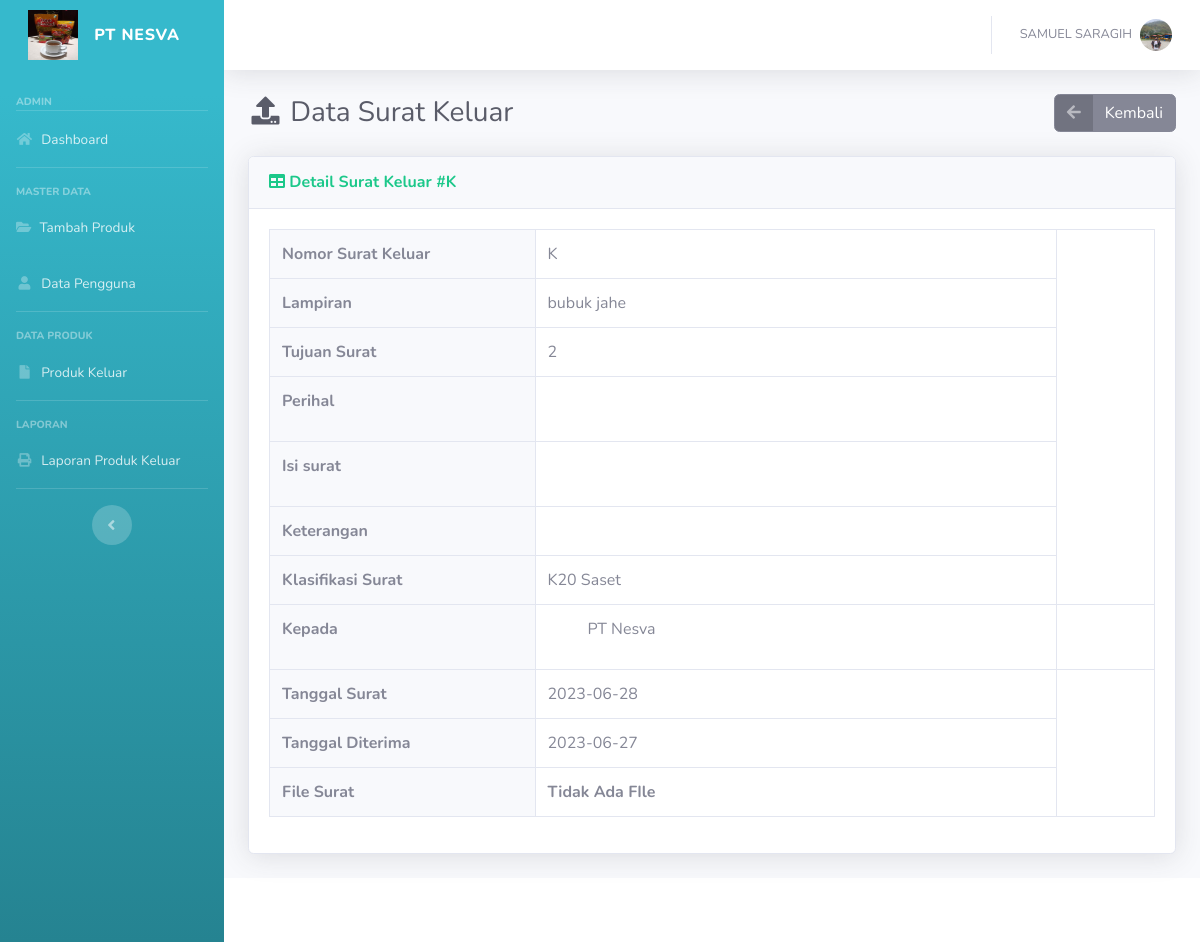
Page /detail_sk.php?id=50 (signed in) on the committed database.
### tables this page shows
CREATE TABLE `tb_suratkeluar` (
  `id_suratkeluar` int(11) NOT NULL,
  `no_suratkeluar` varchar(50) NOT NULL,
  `lampiran` text NOT NULL,
  `tujuan_surat` varchar(250) NOT NULL,
  `kode_klasifikasi` varchar(50) NOT NULL,
  `kepada` text NOT NULL,
  `perihal` text NOT NULL,
  `isi_surat` text NOT NULL,
  `tgl_surat` date NOT NULL,
  `tgl_keluar` date NOT NULL,
  `file_suratkeluar` varchar(250) NOT NULL,
  `ket_suratkeluar` varchar(250) NOT NULL
);

### detail_sk.php (the view, shortened to what this page needs)
<?php
    if(!isset($_SESSION['user'])) {
        echo "<script language='javascript'>alert('Anda harus login terlebih dahulu!!!'); document.location.href='login.php';</script>";
    } else {
    include 'template/header.php';
	include 'template/sidebar.php';
?>
                    <?php
                        $id = $_GET['id'];
                        $sqlsm = mysqli_query($conn, "SELECT * FROM tb_suratkeluar WHERE id_suratkeluar='$id'");
                        $t = mysqli_fetch_assoc($sqlsm);
                    ?>
<div class="d-sm-flex align-items-center justify-content-between mb-4">
    <h1 class="h3 mb-0 text-gray-800"><i class="fas fa-fw fa-upload"></i> Data Surat Keluar</h1>
    <a href="suratkeluar.php" class="btn btn-secondary btn-icon-split"><span class="icon text-white-50"><i class="fas fa-arrow-left"></i></span>
		<span class="text">Kembali</span>
	</a>
</div>
<div class="card shadow mb-4">
    <div class="card-header py-3">
        <h6 class="m-0 font-weight-bold text-success"><i class="fa fa-table"></i> Detail Surat Keluar #<?= $t['no_suratkeluar'] ?></h6>
    </div>
    <div class="card-body">
        <table class="table table-bordered">
            <tr>
                <th width="30%" class="bg-light">Nomor Surat Keluar</th>
                <td><?= $t['no_suratkeluar'] ?></td>
            </tr>
            <tr>
                <th class="bg-light">Lampiran</th>
                <td><?= $t['lampiran'] ?></td>
            </tr>
            <tr>
                <th class="bg-light">Tujuan Surat</th>
                <td><?= $t['tujuan_surat'] ?></td>
            </tr>
            <tr>
                <th class="bg-light">Perihal</th>
                <td><?= $t['perihal'] ?></td>
            </tr>
            <tr>
                <th class="bg-light">Isi surat</th>
                <td><?= $t['isi_surat'] ?></td>
            </tr>
            <tr>
                <th class="bg-light">Keterangan</th>
                <td><?= $t['ket_suratkeluar'] ?></td>
            </tr>
            <tr>
                <th class="bg-light">Klasifikasi Surat</th>
                <td><?= $t['kode_klasifikasi'] ?></td>
            </tr>
            <tr>
            <th class="bg-light">Kepada</th>
            <td>
                <?php
                $kepada_values = explode(",", $t['kepada']);
                foreach ($kepada_values as $kepada) {
                    echo "<ol>" . $kepada . "</ol>";
                }
                ?>
            <td>
            </tr>
            <tr>
                <th class="bg-light">Tanggal Surat</th>
                <td><?= $t['tgl_surat'] ?></td>
            </tr>
            <tr>
                <th class="bg-light">Tanggal Diterima</th>
                <td><?= $t['tgl_keluar'] ?></td>
            </tr>
            <tr>
                <th class="bg-light">File Surat</th>
                <td>
					<?php
					if ($t['file_suratkeluar'] == 'TIDAK ADA FILE') {
						echo "<b>Tidak Ada FIle</b>";
					} else {
						 ?>
					<a href="fsk.php?id=<?= $t['id_suratkeluar'] ?>" ><img style="border:1px solid #ddd" src='file/suratkeluar/<?= $t['file_suratkeluar'] ?>' alt='<?= $t['file_suratkeluar'] ?>' width='30%'></a><br>
					<?php
					}
					?>
				</td>
            </tr>
        </table>
    </div>
</div>
<?php }
    include 'template/footer.php';
?>

### rows in the picture
tb_suratkeluar: no_suratkeluar "K", lampiran "bubuk jahe", tujuan_surat "2", kode_klasifikasi "K20 Saset", kepada "PT Nesva", tgl_surat "2023-06-28", tgl_keluar "2023-06-27"

### other values in the picture
$_SESSION['level'] "ADMIN"
$_SESSION['user'] "SAMUEL SARAGIH"
